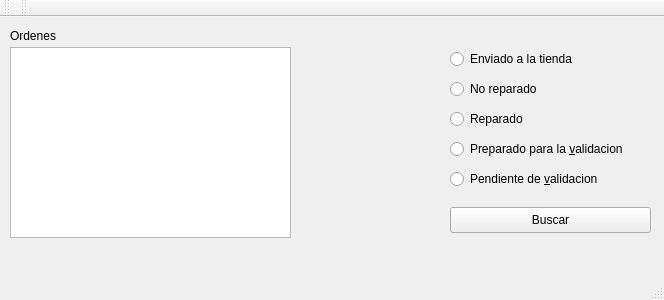
<?xml version="1.0" encoding="UTF-8"?>
<ui version="4.0">
 <class>MainWindow</class>
 <widget class="QMainWindow" name="MainWindow">
  <property name="geometry">
   <rect>
    <x>0</x>
    <y>0</y>
    <width>664</width>
    <height>300</height>
   </rect>
  </property>
  <property name="windowTitle">
   <string>MainWindow</string>
  </property>
  <widget class="QWidget" name="centralWidget">
   <widget class="QRadioButton" name="pendienteDeValidacion">
    <property name="geometry">
     <rect>
      <x>450</x>
      <y>150</y>
      <width>171</width>
      <height>24</height>
     </rect>
    </property>
    <property name="text">
     <string>Pendiente de &amp;validacion</string>
    </property>
    <attribute name="buttonGroup">
     <string notr="true">buttonGroup</string>
    </attribute>
   </widget>
   <widget class="QRadioButton" name="preparadoParaLaValidacion">
    <property name="geometry">
     <rect>
      <x>450</x>
      <y>120</y>
      <width>201</width>
      <height>24</height>
     </rect>
    </property>
    <property name="text">
     <string>Preparado para la &amp;validacion</string>
    </property>
    <attribute name="buttonGroup">
     <string notr="true">buttonGroup</string>
    </attribute>
   </widget>
   <widget class="QRadioButton" name="reparado">
    <property name="geometry">
     <rect>
      <x>450</x>
      <y>90</y>
      <width>102</width>
      <height>24</height>
     </rect>
    </property>
    <property name="text">
     <string>Reparado</string>
    </property>
    <attribute name="buttonGroup">
     <string notr="true">buttonGroup</string>
    </attribute>
   </widget>
   <widget class="QRadioButton" name="noReparado">
    <property name="geometry">
     <rect>
      <x>450</x>
      <y>60</y>
      <width>102</width>
      <height>24</height>
     </rect>
    </property>
    <property name="text">
     <string>No reparado</string>
    </property>
    <attribute name="buttonGroup">
     <string notr="true">buttonGroup</string>
    </attribute>
   </widget>
   <widget class="QRadioButton" name="EnviadoAlaTienda">
    <property name="geometry">
     <rect>
      <x>450</x>
      <y>30</y>
      <width>141</width>
      <height>24</height>
     </rect>
    </property>
    <property name="text">
     <string>Enviado a la tienda</string>
    </property>
    <attribute name="buttonGroup">
     <string notr="true">buttonGroup</string>
    </attribute>
   </widget>
   <widget class="QPushButton" name="btnBuscar">
    <property name="geometry">
     <rect>
      <x>450</x>
      <y>190</y>
      <width>201</width>
      <height>26</height>
     </rect>
    </property>
    <property name="text">
     <string>Buscar</string>
    </property>
   </widget>
   <widget class="QListWidget" name="listaDeOrdenes">
    <property name="geometry">
     <rect>
      <x>10</x>
      <y>30</y>
      <width>281</width>
      <height>191</height>
     </rect>
    </property>
   </widget>
   <widget class="QLabel" name="label">
    <property name="geometry">
     <rect>
      <x>10</x>
      <y>10</y>
      <width>71</width>
      <height>18</height>
     </rect>
    </property>
    <property name="text">
     <string>Ordenes</string>
    </property>
   </widget>
  </widget>
  <widget class="QMenuBar" name="menuBar">
   <property name="geometry">
    <rect>
     <x>0</x>
     <y>0</y>
     <width>664</width>
     <height>23</height>
    </rect>
   </property>
  </widget>
  <widget class="QToolBar" name="mainToolBar">
   <attribute name="toolBarArea">
    <enum>TopToolBarArea</enum>
   </attribute>
   <attribute name="toolBarBreak">
    <bool>false</bool>
   </attribute>
  </widget>
  <widget class="QStatusBar" name="statusBar"/>
  <widget class="QToolBar" name="toolBar">
   <property name="windowTitle">
    <string>toolBar</string>
   </property>
   <attribute name="toolBarArea">
    <enum>TopToolBarArea</enum>
   </attribute>
   <attribute name="toolBarBreak">
    <bool>false</bool>
   </attribute>
  </widget>
 </widget>
 <layoutdefault spacing="6" margin="11"/>
 <resources/>
 <connections/>
 <buttongroups>
  <buttongroup name="buttonGroup"/>
 </buttongroups>
</ui>
